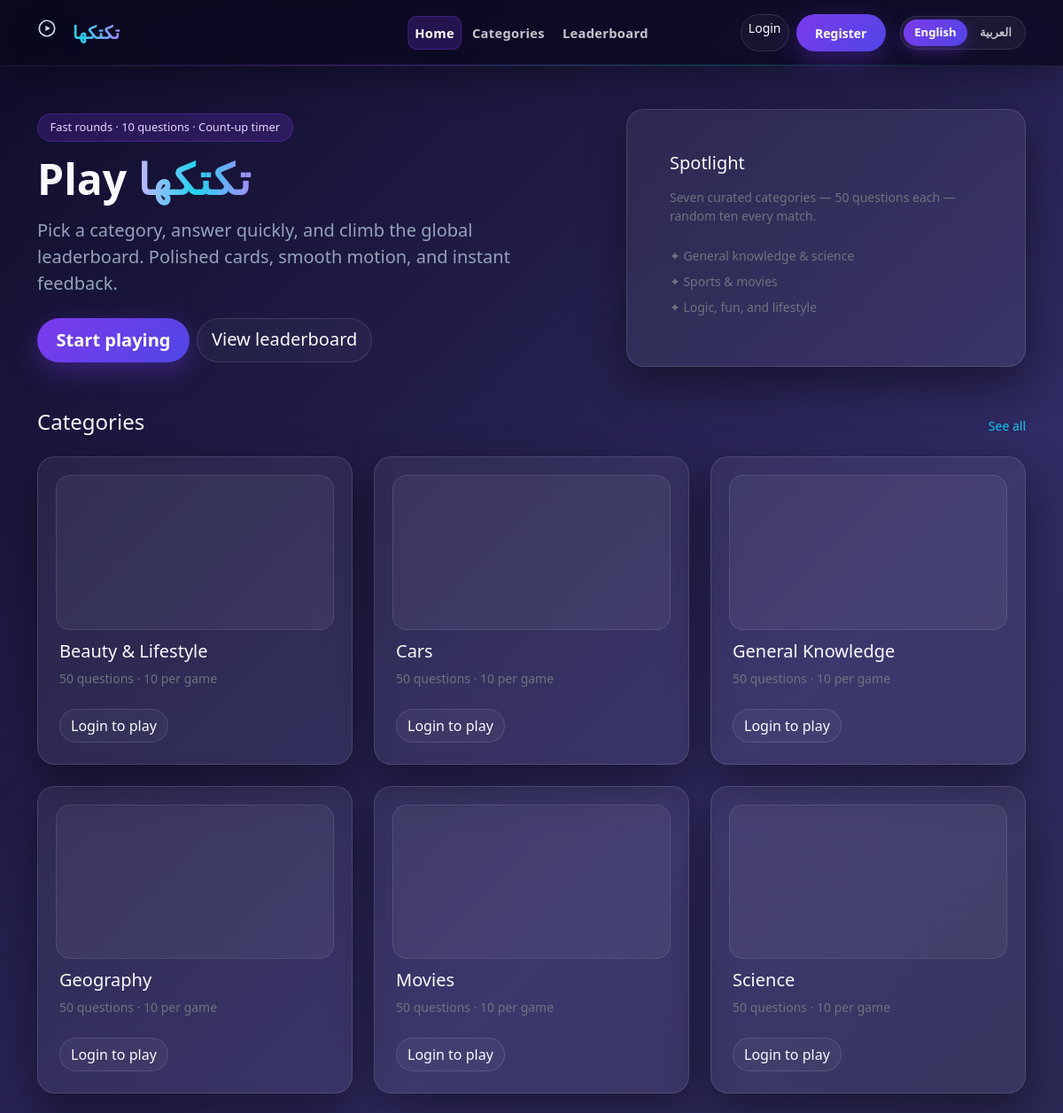
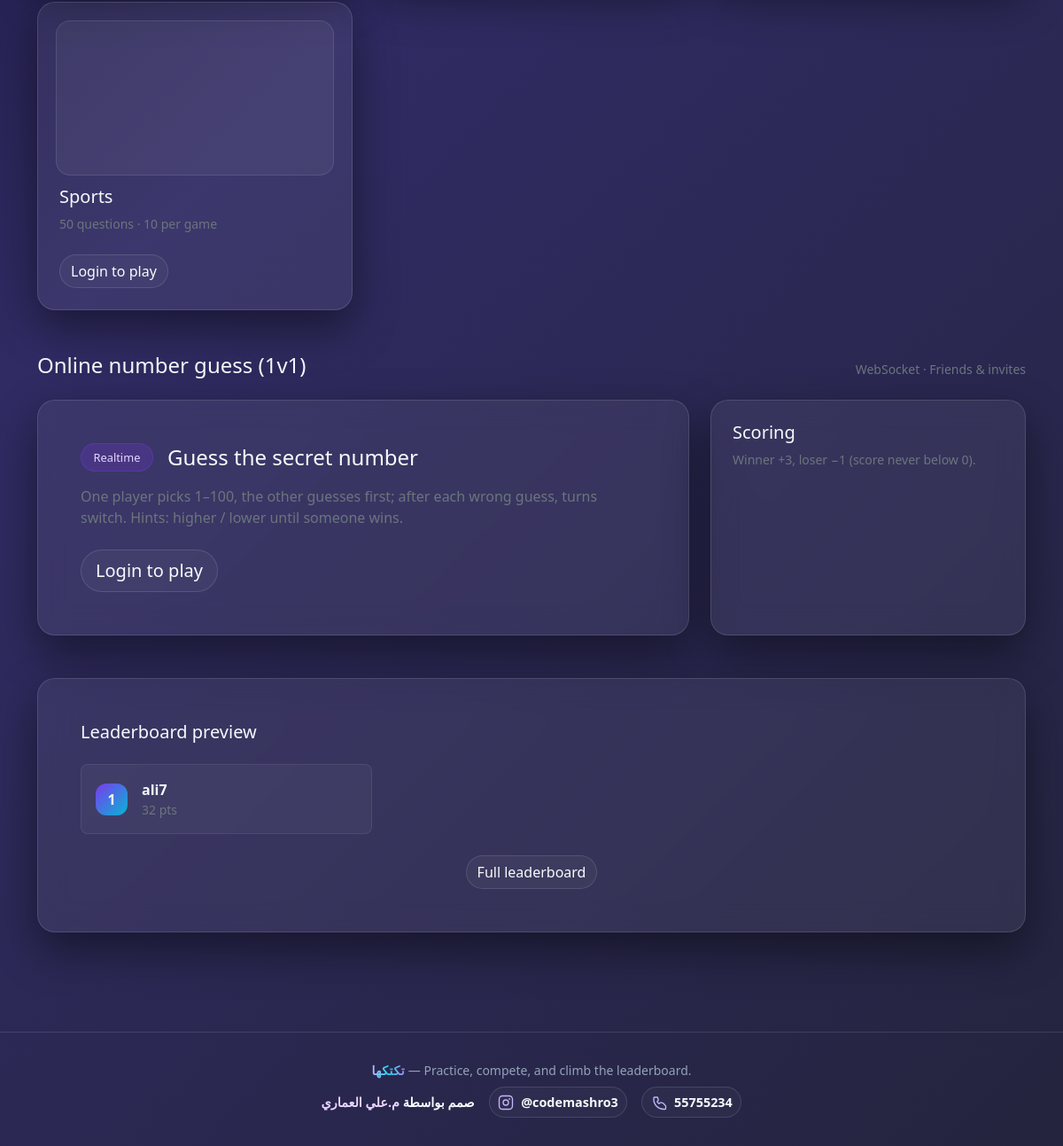
The page / on the database its author committed (2 pictures, top to bottom).
### quiz/models.py (models this page shows, shortened)
class Category(models.Model):
    name = models.CharField(max_length=120)
    name_ar = models.CharField(max_length=120, blank=True, default="")
    slug = models.SlugField(max_length=140, unique=True, blank=True)
    class Meta:
        ordering = ["name"]
        verbose_name_plural = "Categories"
    def display_name(self):
        from django.utils import translation
        if translation.get_language().startswith("ar") and self.name_ar:
            return self.name_ar
        return self.name
    def category_image_relpath(self) -> str:
        base = f"img/categories/{self.slug}"
        for ext in _CATEGORY_THUMB_EXTS:
            rel = f"{base}{ext}"
            if finders.find(rel):
                return rel
        return f"{base}.svg"

### quiz/views.py (the view)
# urls.py: path("", views.home, name="home"),
def home(request):
    categories = Category.objects.exclude(slug=TMASIHA_SLUG)[:7]
    top = (
        Score.objects.values("user__username")
        .annotate(total=Sum("score"))
        .order_by("-total")[:5]
    )
    return render(
        request,
        "quiz/home.html",
        {"categories": categories, "top_preview": top},
    )

### quiz/templates/quiz/home.html (shortened to what this page needs)
{% extends "quiz/base.html" %}
{% load static i18n %}
{% block content %}
<section class="py-5">
  <div class="container">
    <div class="row align-items-center g-4 fade-in-up">
      <div class="col-lg-7">
        <span class="pill mb-3">{% trans "Fast rounds · 10 questions · Count-up timer" %}</span>
        <h1 class="hero-title mb-3">{% trans "Play" %} <span class="brand-glow">{% trans "تكتكها" %}</span></h1>
        <p class="hero-sub lead mb-4">{% trans "Pick a category, answer quickly, and climb the global leaderboard. Polished cards, smooth motion, and instant feedback." %}</p>
        <div class="d-flex flex-wrap gap-2">
          <a href="{% url 'categories' %}" class="btn btn-arena-primary btn-lg">{% trans "Start playing" %}</a>
          <a href="{% url 'leaderboard' %}" class="btn btn-arena-outline btn-lg">{% trans "View leaderboard" %}</a>
        </div>
      </div>
      <div class="col-lg-5">
        <div class="arena-card arena-card-hover p-4 p-lg-5">
          <h5 class="mb-3">{% trans "Spotlight" %}</h5>
          <p class="text-secondary small mb-4">{% trans "Seven curated categories — 50 questions each — random ten every match." %}</p>
          <ul class="list-unstyled small text-secondary mb-0">
            <li class="mb-2">✦ {% trans "General knowledge & science" %}</li>
            <li class="mb-2">✦ {% trans "Sports & movies" %}</li>
            <li class="mb-2">✦ {% trans "Logic, fun, and lifestyle" %}</li>
          </ul>
        </div>
      </div>
    </div>
  </div>
</section>
<section class="pb-5">
  <div class="container">
    <div class="d-flex justify-content-between align-items-end mb-4">
      <h2 class="h4 mb-0">{% trans "Categories" %}</h2>
      <a href="{% url 'categories' %}" class="small text-info text-decoration-none">{% trans "See all" %}</a>
    </div>
    <div class="row g-4">
      {% for cat in categories %}
        <div class="col-md-6 col-xl-4 fade-in-up">
          <div class="arena-card arena-card-hover p-4 h-100 d-flex flex-column">
            <div class="category-thumb-wrap" aria-hidden="true">
              <img
                class="category-funny-thumb"
                src="{% static cat.category_image_relpath %}"
                alt=""
                width="200"
                height="200"
                loading="lazy"
                decoding="async"
              />
            </div>
            <h3 class="h5">{{ cat.display_name }}</h3>
            <p class="text-secondary small flex-grow-1">{% trans "50 questions · 10 per game" %}</p>
            {% url 'start_quiz' cat.slug as start_url %}
            {% if user.is_authenticated %}
              <a href="{{ start_url }}" class="btn btn-arena-primary mt-2 align-self-start">{% trans "Play" %}</a>
            {% else %}
              <a href="{% url 'login' %}?next={{ start_url|urlencode }}" class="btn btn-arena-outline mt-2 align-self-start">{% trans "Login to play" %}</a>
            {% endif %}
          </div>
        </div>
      {% empty %}
        <p class="text-secondary">{% trans "Run" %} <code>python manage.py seed_questions</code> {% trans "to load categories." %}</p>
      {% endfor %}
    </div>
  </div>
</section>
<section class="pb-5">
  <div class="container">
    <div class="d-flex justify-content-between align-items-end mb-4">
      <h2 class="h4 mb-0">{% trans "Online number guess (1v1)" %}</h2>
      <span class="small text-secondary">WebSocket · {% trans "Friends & invites" %}</span>
    </div>
    <div class="row g-4">
      <div class="col-lg-8">
        <div class="arena-card p-4 p-md-5 fade-in-up">
          <div class="d-flex align-items-center gap-3 flex-wrap">
            <span class="pill">{% trans "Realtime" %}</span>
            <h3 class="h4 mb-0">{% trans "Guess the secret number" %}</h3>
          </div>
          <p class="text-secondary mt-3 mb-4">
            {% trans "One player picks 1–100, the other guesses first; after each wrong guess, turns switch. Hints: higher / lower until someone wins." %}
          </p>
          {% url 'numbergame_lobby' as ng_lobby %}
          {% if user.is_authenticated %}
            <a href="{{ ng_lobby }}" class="btn btn-arena-primary btn-lg">{% trans "Open lobby" %}</a>
          {% else %}
            <a href="{% url 'login' %}?next={{ ng_lobby|urlencode }}" class="btn btn-arena-outline btn-lg">{% trans "Login to play" %}</a>
          {% endif %}
        </div>
      </div>
      <div class="col-lg-4">
        <div class="arena-card p-4 h-100 fade-in-up">
          <h5 class="mb-2">{% trans "Scoring" %}</h5>
          <p class="text-secondary small mb-0">{% trans "Winner +3, loser −1 (score never below 0)." %}</p>
        </div>
      </div>
    </div>
  </div>
</section>
{% if top_preview %}
<section class="pb-5">
  <div class="container">
    <div class="arena-card p-4 p-md-5">
      <h2 class="h5 mb-4">{% trans "Leaderboard preview" %}</h2>
      <div class="row g-3">
        {% for row in top_preview %}
          <div class="col-md-6 col-lg-4">
            <div class="d-flex align-items-center gap-3 p-3 rounded-3" style="background: rgba(255,255,255,0.04); border: 1px solid rgba(255,255,255,0.08);">
              <span class="rank-badge">{{ forloop.counter }}</span>
              <div>
                <div class="fw-semibold">{{ row.user__username }}</div>
                <div class="small text-secondary">{{ row.total }} {% trans "pts" %}</div>
              </div>
            </div>
          </div>
        {% endfor %}
      </div>
      <div class="text-center mt-4">
        <a href="{% url 'leaderboard' %}" class="btn btn-arena-outline">{% trans "Full leaderboard" %}</a>
      </div>
    </div>
  </div>
</section>
{% endif %}
{% endblock %}

### static/css/arena.css (style rules this page uses)
:root { --arena-bg-start: #0f0c29; --arena-bg-mid: #302b63; --arena-bg-end: #24243e; --arena-accent: #7c3aed; --arena-accent-2: #06b6d4; --arena-glass: rgba(255, 255, 255, 0.06); --arena-border: rgba(255, 255, 255, 0.12); --arena-text: #f8fafc; --arena-muted: #94a3b8; --arena-success: #22c55e; --arena-danger: #ef4444; --arena-radius: 1.25rem; --arena-shadow: 0 20px 50px rgba(0, 0, 0, 0.45); }
html { scroll-behavior: smooth; }
body.arena-body { min-height: 100vh; color: var(--arena-text); background: linear-gradient( 135deg, var(--arena-bg-start) 0%, var(--arena-bg-mid) 45%, var(--arena-bg-end) 100% ); background-attachment: fixed; }
.brand-glow { font-weight: 800; letter-spacing: 0.04em; background: linear-gradient(90deg, #c4b5fd, #22d3ee, #a78bfa); -webkit-background-clip: text; background-clip: text; color: transparent; }
.arena-card { background: var(--arena-glass); border: 1px solid var(--arena-border); border-radius: var(--arena-radius); box-shadow: var(--arena-shadow); backdrop-filter: blur(16px); }
.arena-card-hover { transition: transform 0.35s ease, box-shadow 0.35s ease, border-color 0.35s ease; }
.btn-arena-primary { background: linear-gradient(135deg, #7c3aed, #4f46e5); border: none; color: #fff; font-weight: 600; padding: 0.65rem 1.35rem; border-radius: 999px; box-shadow: 0 10px 30px rgba(124, 58, 237, 0.35); transition: transform 0.2s ease, box-shadow 0.2s ease; }
.btn-arena-outline { border: 1px solid var(--arena-border); color: var(--arena-text); background: rgba(255, 255, 255, 0.04); border-radius: 999px; transition: transform 0.2s ease, border-color 0.2s ease; }
.hero-title { font-size: clamp(2rem, 4vw, 3.25rem); font-weight: 800; line-height: 1.1; }
.hero-sub { color: var(--arena-muted); max-width: 36rem; }
.pill { display: inline-flex; align-items: center; gap: 0.35rem; padding: 0.35rem 0.85rem; border-radius: 999px; font-size: 0.8rem; background: rgba(124, 58, 237, 0.2); border: 1px solid rgba(124, 58, 237, 0.35); color: #e9d5ff; }
.fade-in-up { animation: fadeInUp 0.55s ease both; }
.rank-badge { width: 2.25rem; height: 2.25rem; border-radius: 0.75rem; display: inline-flex; align-items: center; justify-content: center; font-weight: 800; background: linear-gradient(135deg, #7c3aed, #06b6d4); }
.category-thumb-wrap { border-radius: 1rem; background: rgba(255, 255, 255, 0.05); border: 1px solid rgba(255, 255, 255, 0.1); padding: 0.65rem; margin: -0.25rem -0.25rem 0.75rem -0.25rem; overflow: hidden; }
.category-funny-thumb { display: block; width: 100%; height: 9.5rem; object-fit: cover; object-position: center; filter: drop-shadow(0 10px 20px rgba(0, 0, 0, 0.35)); transition: transform 0.35s ease; }

### rows shown on the page
Category: slug (picture), display_name "Beauty & Lifestyle"
Category: slug (picture), display_name "Cars"
Category: slug (picture), display_name "General Knowledge"
Category: slug (picture), display_name "Geography"
Category: slug (picture), display_name "Movies"
Category: slug (picture), display_name "Science"
Category: slug (picture), display_name "Sports"

### other values the page prints
{{ row.user__username }} "ali7"
{{ row.total }} "32"
